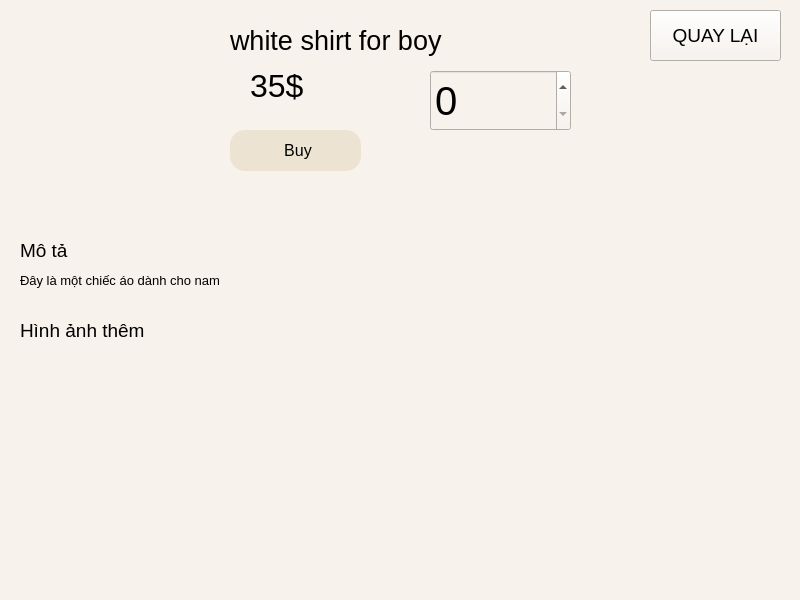
<?xml version="1.0" encoding="UTF-8"?>
<ui version="4.0">
 <class>MainWindow</class>
 <widget class="QMainWindow" name="MainWindow">
  <property name="geometry">
   <rect>
    <x>0</x>
    <y>0</y>
    <width>800</width>
    <height>600</height>
   </rect>
  </property>
  <property name="windowTitle">
   <string>Shirt Page</string>
  </property>
  <property name="styleSheet">
   <string notr="true">background-color: #F8F2EC;</string>
  </property>
  <widget class="QWidget" name="centralwidget">
   <widget class="QLabel" name="label">
    <property name="geometry">
     <rect>
      <x>20</x>
      <y>240</y>
      <width>551</width>
      <height>81</height>
     </rect>
    </property>
    <property name="font">
     <font>
      <pointsize>10</pointsize>
     </font>
    </property>
    <property name="text">
     <string>Đây là một chiếc áo dành cho nam</string>
    </property>
   </widget>
   <widget class="QLabel" name="label_7">
    <property name="geometry">
     <rect>
      <x>20</x>
      <y>230</y>
      <width>61</width>
      <height>41</height>
     </rect>
    </property>
    <property name="font">
     <font>
      <pointsize>14</pointsize>
     </font>
    </property>
    <property name="text">
     <string>Mô tả</string>
    </property>
   </widget>
   <widget class="QLabel" name="label_6">
    <property name="geometry">
     <rect>
      <x>250</x>
      <y>60</y>
      <width>71</width>
      <height>51</height>
     </rect>
    </property>
    <property name="font">
     <font>
      <pointsize>24</pointsize>
     </font>
    </property>
    <property name="text">
     <string>35$</string>
    </property>
   </widget>
   <widget class="QLabel" name="label_11">
    <property name="geometry">
     <rect>
      <x>430</x>
      <y>420</y>
      <width>131</width>
      <height>101</height>
     </rect>
    </property>
    <property name="text">
     <string/>
    </property>
    <property name="pixmap">
     <pixmap>../material/shirt4.jpg</pixmap>
    </property>
    <property name="scaledContents">
     <bool>true</bool>
    </property>
   </widget>
   <widget class="QLabel" name="label_9">
    <property name="geometry">
     <rect>
      <x>50</x>
      <y>420</y>
      <width>131</width>
      <height>101</height>
     </rect>
    </property>
    <property name="text">
     <string/>
    </property>
    <property name="pixmap">
     <pixmap>../material/shirt2.jfif</pixmap>
    </property>
    <property name="scaledContents">
     <bool>true</bool>
    </property>
   </widget>
   <widget class="QLabel" name="label_4">
    <property name="geometry">
     <rect>
      <x>10</x>
      <y>10</y>
      <width>201</width>
      <height>171</height>
     </rect>
    </property>
    <property name="text">
     <string/>
    </property>
    <property name="pixmap">
     <pixmap>../material/shirt2.jfif</pixmap>
    </property>
    <property name="scaledContents">
     <bool>true</bool>
    </property>
   </widget>
   <widget class="QPushButton" name="bt_buy">
    <property name="geometry">
     <rect>
      <x>230</x>
      <y>130</y>
      <width>131</width>
      <height>41</height>
     </rect>
    </property>
    <property name="font">
     <font>
      <family>Segoe UI</family>
      <pointsize>12</pointsize>
      <weight>50</weight>
      <italic>false</italic>
      <bold>false</bold>
     </font>
    </property>
    <property name="styleSheet">
     <string notr="true">background-color: #ECE3D2;
font: 12pt &quot;Segoe UI&quot;;
border-radius: 15px;
padding-left: 5px;</string>
    </property>
    <property name="text">
     <string>Buy</string>
    </property>
   </widget>
   <widget class="QLabel" name="label_10">
    <property name="geometry">
     <rect>
      <x>240</x>
      <y>420</y>
      <width>131</width>
      <height>101</height>
     </rect>
    </property>
    <property name="text">
     <string/>
    </property>
    <property name="pixmap">
     <pixmap>../material/shirt3.jfif</pixmap>
    </property>
    <property name="scaledContents">
     <bool>true</bool>
    </property>
   </widget>
   <widget class="QLabel" name="label_5">
    <property name="geometry">
     <rect>
      <x>230</x>
      <y>10</y>
      <width>271</width>
      <height>61</height>
     </rect>
    </property>
    <property name="font">
     <font>
      <pointsize>20</pointsize>
     </font>
    </property>
    <property name="text">
     <string>white shirt for boy</string>
    </property>
   </widget>
   <widget class="QLabel" name="label_8">
    <property name="geometry">
     <rect>
      <x>20</x>
      <y>310</y>
      <width>151</width>
      <height>41</height>
     </rect>
    </property>
    <property name="font">
     <font>
      <pointsize>14</pointsize>
     </font>
    </property>
    <property name="text">
     <string>Hình ảnh thêm</string>
    </property>
   </widget>
   <widget class="QPushButton" name="bt_back">
    <property name="geometry">
     <rect>
      <x>650</x>
      <y>10</y>
      <width>131</width>
      <height>51</height>
     </rect>
    </property>
    <property name="font">
     <font>
      <pointsize>14</pointsize>
     </font>
    </property>
    <property name="text">
     <string>QUAY LẠI</string>
    </property>
   </widget>
   <widget class="QLabel" name="label_12">
    <property name="geometry">
     <rect>
      <x>630</x>
      <y>420</y>
      <width>131</width>
      <height>101</height>
     </rect>
    </property>
    <property name="text">
     <string/>
    </property>
    <property name="pixmap">
     <pixmap>../material/shirt5.jfif</pixmap>
    </property>
    <property name="scaledContents">
     <bool>true</bool>
    </property>
   </widget>
   <widget class="QSpinBox" name="spinBox">
    <property name="geometry">
     <rect>
      <x>430</x>
      <y>70</y>
      <width>141</width>
      <height>61</height>
     </rect>
    </property>
    <property name="font">
     <font>
      <pointsize>30</pointsize>
     </font>
    </property>
   </widget>
  </widget>
  <widget class="QMenuBar" name="menubar">
   <property name="geometry">
    <rect>
     <x>0</x>
     <y>0</y>
     <width>800</width>
     <height>21</height>
    </rect>
   </property>
  </widget>
  <widget class="QStatusBar" name="statusbar"/>
 </widget>
 <resources/>
 <connections/>
</ui>
